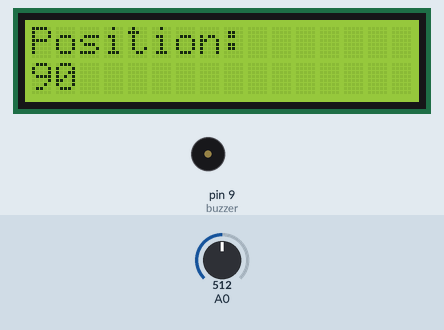
Recording of a sketch running on a simulated Arduino Uno, built with avr-gcc and run on an emulated ATmega328P. On the bench: 16×2 character LCD, buzzer (waves = sounding). The test bench sets the inputs (shaded band); at power-on: A0 = 512. What the sketch prints to the serial monitor is not drawn.

Above: at 1.2 s.
1.3 s: A0 set to 785
At 2.4 s:
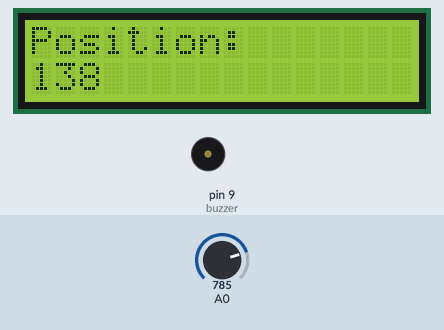
2.8 s: A0 set to 818
At 3.5 s:
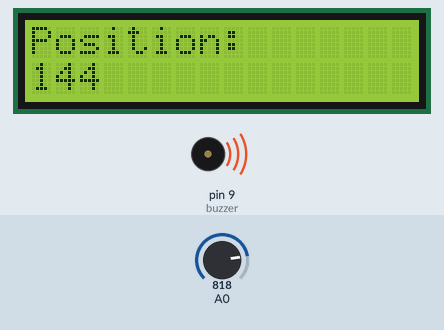
5.8 s: A0 set to 900
At 8.5 s:
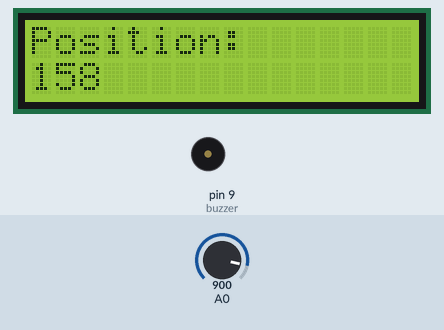
Timing chart, 0 to 14.8 s (numbered marks = the images above; inputs shaded):
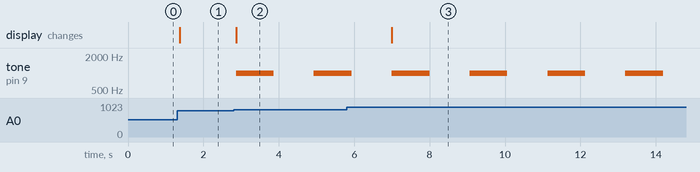

Measured:
- the behaviour switches between 800 and 801 on A0 (found by bisection; images 1 and 2)
- after the input at 1.3 s, the display: changes after 0.07 s (image 1)
- after the input at 2.8 s, tone on pin 9 (buzzer): silent → 1000 Hz after 0.07 s, → silent 1.0 s later, → 1000 Hz 1.1 s later; the display: changes after 0.07 s (image 2)
- after the input at 5.8 s, the display: changes after 1.2 s (image 3)

The sketch:

photoResister.ino
```cpp
#include <LiquidCrystal_PCF8574.h>
#include <Wire.h>
#include <stdlib.h>
LiquidCrystal_PCF8574 lcd(0x3F);
int LastVR_position = 0;
int ServoPosition = 0;
int Threshold = 140;
int buzzer = 9;
void setup() {
  Wire.begin();
  Serial.begin(19200);     // setup baud rate
  lcd.begin(16, 2);       // LCD16x2
  lcd.setBacklight(1);
  lcd.clear();
  pinMode(buzzer, OUTPUT); // Set buzzer - pin 9 as an output
  Serial.println("I2Cmaster begins");
}

void loop() {
  int VR_position = analogRead(A0);
  ServoPosition = map(VR_position, 0, 1023, 1, 180);
  Serial.println(ServoPosition);
  display_LCD(ServoPosition);
  if(ServoPosition > Threshold){
      tone(buzzer, 1000); // Send 1KHz sound signal...
      delay(1000);        // ...for 1 sec
      noTone(buzzer);     // Stop sound...
      delay(1000);        // ...for 1sec
  }
  delay(50);
}

void display_LCD(int ServoPosition) {
    Serial.println(ServoPosition);
    lcd.setCursor(0, 0);
    lcd.print("Position: ");
    lcd.setCursor(0, 11);
    lcd.print(ServoPosition);
    lcd.print(" ");
}
```
